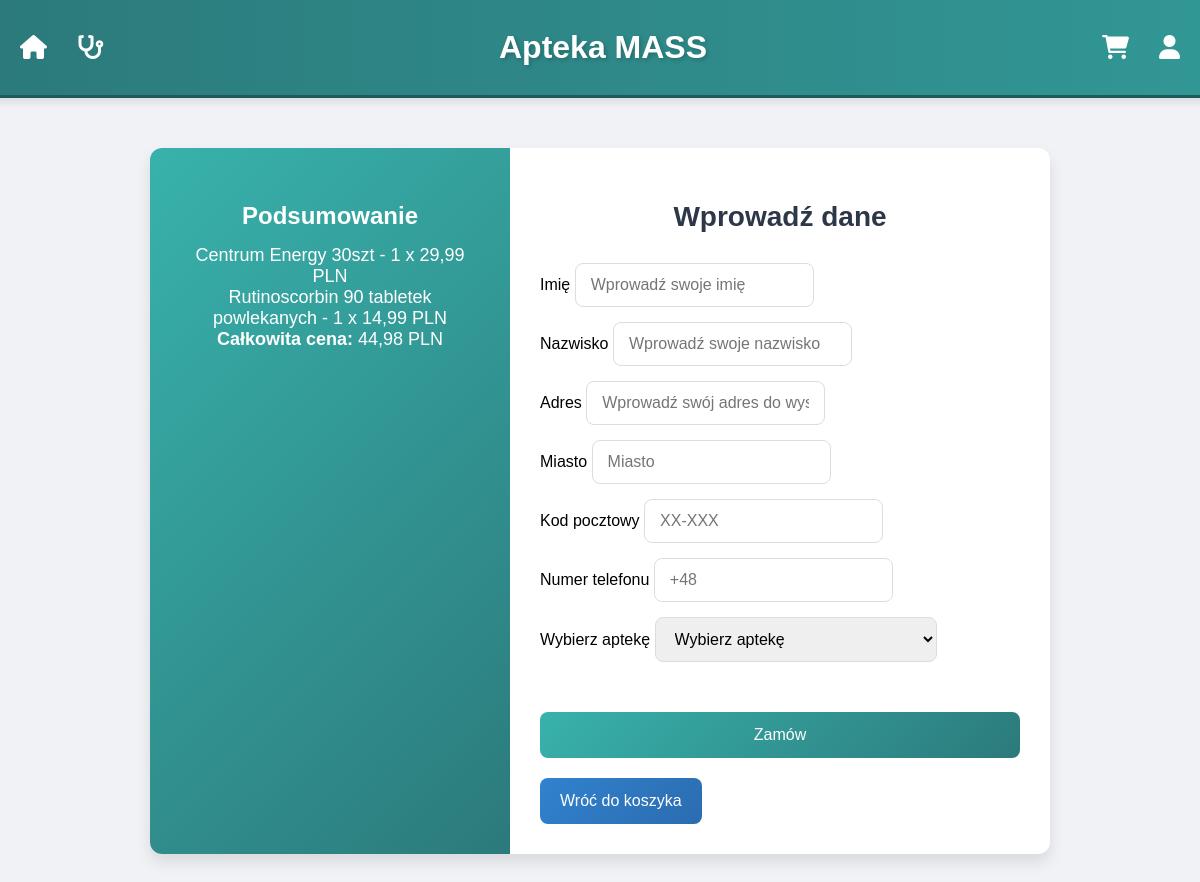
Before: /mass/cart/checkout (signed in) with the older database file.
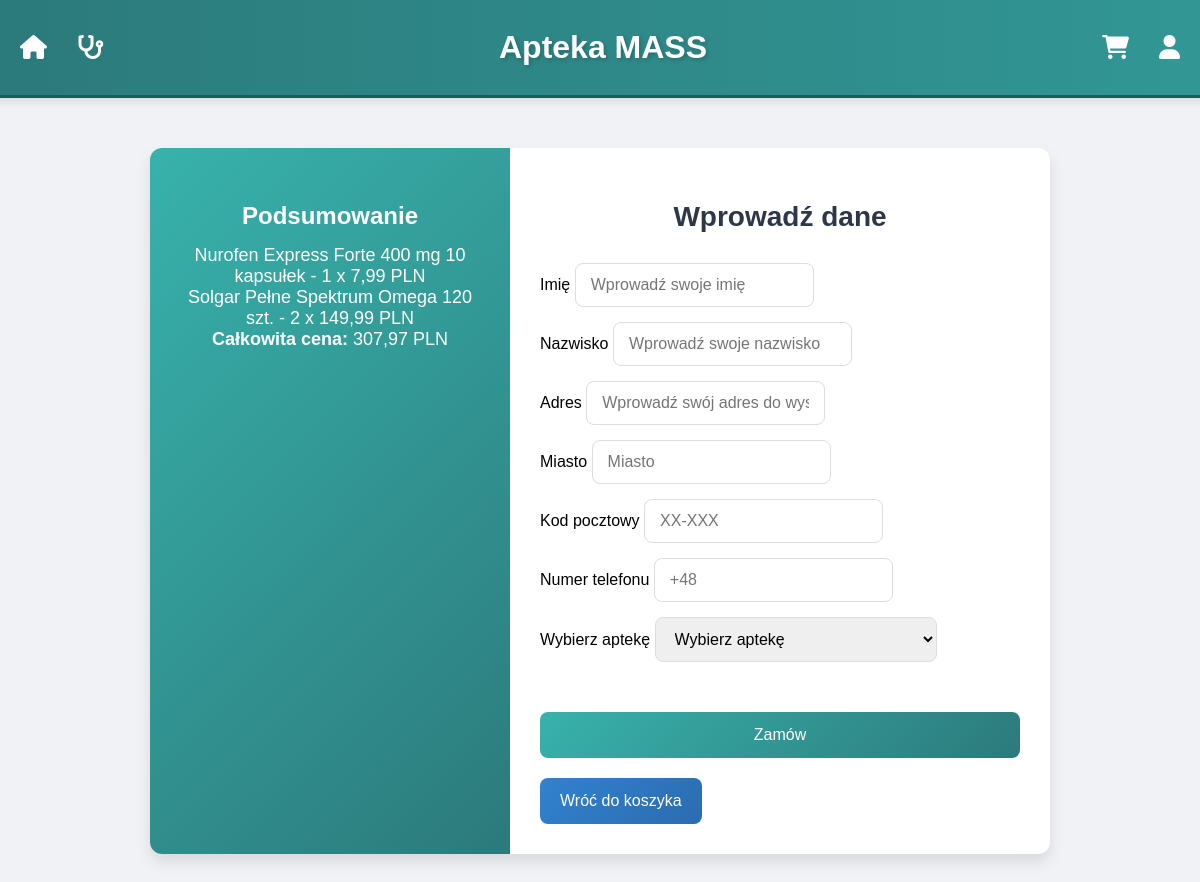
After: the same page with the newer database file.
### mass/models.py (models this page shows, shortened)
class CartItem(models.Model):
    medication = models.ForeignKey(Medication, on_delete=models.CASCADE)
    quantity = models.PositiveIntegerField()

class Medication(models.Model):
    class Category(models.TextChoices):
        PAIN = 'pain', 'Ból'
        ALLERGY = 'allergy', 'Alergia'
        DIABETIC = 'diabetic', 'Diabetyk'
        SKIN = 'skin', 'Skóra'
        COLD = 'cold', 'Przeziębienie'
        WOUNDS = 'wounds', 'Rany i oparzenia'
        DIGESTIVE = 'digestive', 'Trawienie'
        CONTRACEPTION = 'contraception', 'Antykoncepcja'
        VITAMINS = 'vitamins', 'Witaminy'
        OTHER = 'inne', 'Inne'
    name = models.CharField(max_length=100)
    side_effects = models.CharField(max_length=200)
    price = models.DecimalField(max_digits=10, decimal_places=2, null=True, blank=True)
    description = models.TextField(null=True, blank=True)
    image = models.ImageField(upload_to='MASS-main\image', null=True, blank=True)
    category_tag = models.CharField(max_length=20, choices=Category.choices, default=Category.OTHER)

### mass/views.py (the view, shortened to what this page needs)
# urls.py: path('cart/checkout', views.checkout_view, name='checkout_view'),
def checkout_view(request, prescription_id=None):
    prescription_id = request.session.get('prescription_id', None)
    locations = Location.objects.all()
    form = CheckoutForm()
    order = None
    user = ExtendedUser.objects.get(user=request.user)
    if prescription_id:
        cart = user.prescription_cart
    else:
        cart = user.cart
    cart_items = cart.items.all()
    grand_total = sum(item.quantity * item.medication.price for item in cart_items)
    return render(request, 'checkout.html', {
        'form': form,
        'order': order,
        'grand_total': grand_total,
        'cart_items': cart_items,
        'locations': locations,  # Przekazanie listy aptek
    })

### mass/models.py (called while the page is built)
    def __str__(self):
        return f"{self.address}"

### mass/templates/checkout.html (shortened to what this page needs)
<!DOCTYPE html>
<html lang="pl">
    <head>
        {% load static %}
</head>
<body>
    {% include 'navbar.html' %}
    <div class="container">
        <div class="price-container">
            <h3>Podsumowanie</h3>
            <div class="product-list"> {% for item in cart_items %}
                <div class="product-item">
                    <p>{{ item.medication.name }} - {{ item.quantity }} x {{ item.medication.price }} PLN </p>
                </div> {% endfor %} </div>
            <p><strong>Całkowita cena:</strong> <span id="total-price">{{ grand_total }}</span> PLN</p>
        </div>
        <div class="form-container">
            <h2>Wprowadź dane</h2>
            <form method="POST">
                <div class="form-group">
                    <label for="id_first_name">Imię</label>
                    <input type="text" id="id_first_name" name="first_name" class="form-control" placeholder="Wprowadź swoje imię" value="{{ form.first_name.value|default:'' }}">
                </div>
                <div class="form-group">
                    <label for="id_last_name">Nazwisko</label>
                    <input type="text" id="id_last_name" name="last_name" class="form-control" placeholder="Wprowadź swoje nazwisko" value="{{ form.last_name.value|default:'' }}">
                </div>
                <div class="form-group">
                    <label for="id_address">Adres</label>
                    <input type="text" id="id_address" name="address" class="form-control" placeholder="Wprowadź swój adres do wysyłki" value="{{ form.address.value|default:'' }}">
                </div>
                <div class="form-group">
                    <label for="id_city">Miasto</label>
                    <input type="text" id="id_city" name="city" class="form-control" placeholder="Miasto" value="{{ form.city.value|default:'' }}">
                </div>
                <div class="form-group">
                    <label for="id_zip_code">Kod pocztowy</label>
                    <input type="text" id="id_zip_code" name="zip_code" class="form-control" placeholder="XX-XXX" value="{{ form.zip_code.value|default:'' }}">
                </div>
                <div class="form-group">
                    <label for="id_phone">Numer telefonu</label>
                    <input type="text" id="id_phone" name="phone" class="form-control" placeholder="+48" value="{{ form.phone.value|default:'' }}">
                </div>
                <div class="form-group">
                    <label for="id_location">Wybierz aptekę</label>
                    <select id="id_location" name="location" class="form-control" required>
                        <option value="" disabled selected>Wybierz aptekę</option>
                    </select>
                </div>
                <button type="submit">Zamów</button>
            </form>
            <a href="{% url 'cart_view' %}">
                <button class="back-button">Wróć do koszyka</button>
            </a>
        </div>
    </div>
</body>
</html>

Changed rows visible on the page:
removed CartItem: medication.name "Centrum Energy 30szt", quantity "1", medication.price "29,99"
removed CartItem: medication.name "Rutinoscorbin 90 tabletek powlekanych", quantity "1", medication.price "14,99"
added CartItem: medication.name "Nurofen Express Forte 400 mg 10 kapsułek", quantity "1", medication.price "7,99"
added CartItem: medication.name "Solgar Pełne Spektrum Omega 120 szt.", quantity "2", medication.price "149,99"
Other visible differences:
{{ grand_total }}: "44,98" → "307,97"
